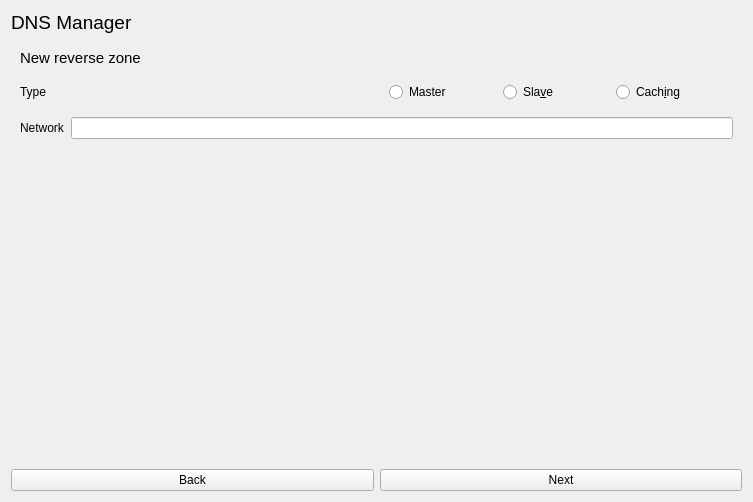
<?xml version="1.0" encoding="UTF-8"?>
<ui version="4.0">
 <class>dns_window</class>
 <widget class="QWidget" name="dns_window">
  <property name="geometry">
   <rect>
    <x>0</x>
    <y>0</y>
    <width>753</width>
    <height>502</height>
   </rect>
  </property>
  <property name="windowTitle">
   <string>DNS Manager (preview)</string>
  </property>
  <layout class="QVBoxLayout" name="verticalLayout_2">
   <item>
    <widget class="QLabel" name="label">
     <property name="font">
      <font>
       <pointsize>14</pointsize>
      </font>
     </property>
     <property name="text">
      <string>DNS Manager</string>
     </property>
    </widget>
   </item>
   <item>
    <widget class="QStackedWidget" name="stacked">
     <property name="currentIndex">
      <number>2</number>
     </property>
     <widget class="QWidget" name="page">
      <layout class="QVBoxLayout" name="verticalLayout">
       <item>
        <layout class="QHBoxLayout" name="horizontalLayout">
         <item>
          <widget class="QLabel" name="label_2">
           <property name="font">
            <font>
             <pointsize>11</pointsize>
            </font>
           </property>
           <property name="text">
            <string>Chose zone</string>
           </property>
          </widget>
         </item>
         <item>
          <widget class="QComboBox" name="comboBox">
           <item>
            <property name="text">
             <string>krozan.pl</string>
            </property>
           </item>
           <item>
            <property name="text">
             <string>testowy.lp</string>
            </property>
           </item>
          </widget>
         </item>
        </layout>
       </item>
       <item>
        <widget class="QTableWidget" name="tableWidget">
         <property name="dragEnabled">
          <bool>false</bool>
         </property>
         <property name="alternatingRowColors">
          <bool>true</bool>
         </property>
         <property name="sortingEnabled">
          <bool>true</bool>
         </property>
         <attribute name="horizontalHeaderDefaultSectionSize">
          <number>200</number>
         </attribute>
         <attribute name="horizontalHeaderStretchLastSection">
          <bool>true</bool>
         </attribute>
         <row>
          <property name="text">
           <string>1</string>
          </property>
         </row>
         <row>
          <property name="text">
           <string>2</string>
          </property>
         </row>
         <column>
          <property name="text">
           <string>TYPE</string>
          </property>
         </column>
         <column>
          <property name="text">
           <string>VALUE</string>
          </property>
         </column>
         <column>
          <property name="text">
           <string>IP</string>
          </property>
         </column>
         <item row="0" column="0">
          <property name="text">
           <string>A</string>
          </property>
         </item>
         <item row="0" column="1">
          <property name="text">
           <string>www.subdomain.krozan.pl</string>
          </property>
         </item>
         <item row="0" column="2">
          <property name="text">
           <string>192.168.0.2</string>
          </property>
         </item>
         <item row="1" column="0">
          <property name="text">
           <string>NS</string>
          </property>
         </item>
         <item row="1" column="1">
          <property name="text">
           <string>krozan.pl</string>
          </property>
         </item>
         <item row="1" column="2">
          <property name="text">
           <string>192.168.0.1</string>
          </property>
         </item>
        </widget>
       </item>
      </layout>
     </widget>
     <widget class="QWidget" name="page_2">
      <layout class="QVBoxLayout" name="verticalLayout_4">
       <item>
        <widget class="QLabel" name="label_3">
         <property name="font">
          <font>
           <pointsize>11</pointsize>
          </font>
         </property>
         <property name="text">
          <string>New forward zone</string>
         </property>
        </widget>
       </item>
       <item>
        <layout class="QHBoxLayout" name="horizontalLayout_2">
         <item>
          <widget class="QLabel" name="label_4">
           <property name="text">
            <string>Type</string>
           </property>
          </widget>
         </item>
         <item>
          <widget class="QWidget" name="widget" native="true">
           <layout class="QHBoxLayout" name="horizontalLayout_3">
            <item>
             <widget class="QRadioButton" name="radioButton_2">
              <property name="text">
               <string>Master</string>
              </property>
             </widget>
            </item>
            <item>
             <widget class="QRadioButton" name="radioButton_3">
              <property name="text">
               <string>Slave</string>
              </property>
             </widget>
            </item>
            <item>
             <widget class="QRadioButton" name="radioButton">
              <property name="text">
               <string>Caching</string>
              </property>
             </widget>
            </item>
           </layout>
          </widget>
         </item>
        </layout>
       </item>
       <item>
        <layout class="QHBoxLayout" name="horizontalLayout_7">
         <item>
          <widget class="QLabel" name="label_7">
           <property name="text">
            <string>Domain</string>
           </property>
          </widget>
         </item>
         <item>
          <widget class="QLineEdit" name="lineEdit"/>
         </item>
        </layout>
       </item>
       <item>
        <spacer name="verticalSpacer_2">
         <property name="orientation">
          <enum>Qt::Vertical</enum>
         </property>
         <property name="sizeHint" stdset="0">
          <size>
           <width>20</width>
           <height>40</height>
          </size>
         </property>
        </spacer>
       </item>
      </layout>
     </widget>
     <widget class="QWidget" name="page_3">
      <layout class="QVBoxLayout" name="verticalLayout_3">
       <item>
        <widget class="QLabel" name="label_5">
         <property name="font">
          <font>
           <pointsize>11</pointsize>
          </font>
         </property>
         <property name="text">
          <string>New reverse zone</string>
         </property>
        </widget>
       </item>
       <item>
        <layout class="QHBoxLayout" name="horizontalLayout_4">
         <item>
          <widget class="QLabel" name="label_6">
           <property name="text">
            <string>Type</string>
           </property>
          </widget>
         </item>
         <item>
          <widget class="QWidget" name="widget_2" native="true">
           <layout class="QHBoxLayout" name="horizontalLayout_5">
            <item>
             <widget class="QRadioButton" name="radioButton_6">
              <property name="text">
               <string>Master</string>
              </property>
             </widget>
            </item>
            <item>
             <widget class="QRadioButton" name="radioButton_5">
              <property name="text">
               <string>Sla&amp;ve</string>
              </property>
             </widget>
            </item>
            <item>
             <widget class="QRadioButton" name="radioButton_4">
              <property name="text">
               <string>Cach&amp;ing</string>
              </property>
             </widget>
            </item>
           </layout>
          </widget>
         </item>
        </layout>
       </item>
       <item>
        <layout class="QHBoxLayout" name="horizontalLayout_8">
         <item>
          <widget class="QLabel" name="label_8">
           <property name="text">
            <string>Network</string>
           </property>
          </widget>
         </item>
         <item>
          <widget class="QLineEdit" name="lineEdit_2"/>
         </item>
        </layout>
       </item>
       <item>
        <spacer name="verticalSpacer">
         <property name="orientation">
          <enum>Qt::Vertical</enum>
         </property>
         <property name="sizeHint" stdset="0">
          <size>
           <width>20</width>
           <height>40</height>
          </size>
         </property>
        </spacer>
       </item>
      </layout>
     </widget>
    </widget>
   </item>
   <item>
    <layout class="QHBoxLayout" name="horizontalLayout_6">
     <item>
      <widget class="QPushButton" name="back">
       <property name="text">
        <string>Back</string>
       </property>
      </widget>
     </item>
     <item>
      <widget class="QPushButton" name="next">
       <property name="text">
        <string>Next</string>
       </property>
      </widget>
     </item>
    </layout>
   </item>
  </layout>
 </widget>
 <resources/>
 <connections/>
</ui>
